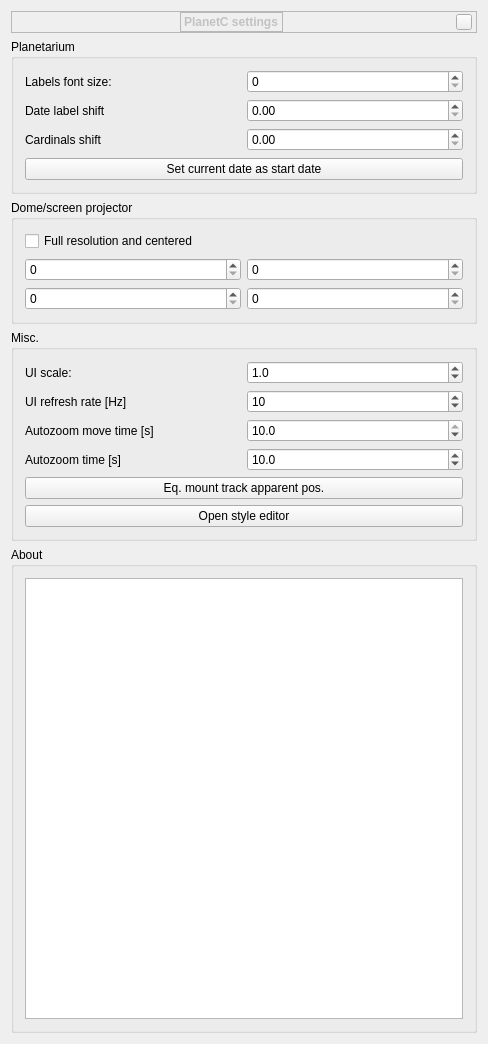
<?xml version="1.0" encoding="UTF-8"?>
<ui version="4.0">
 <class>PlanetC_Settings_Form</class>
 <widget class="QWidget" name="PlanetC_Settings_Form">
  <property name="geometry">
   <rect>
    <x>0</x>
    <y>0</y>
    <width>488</width>
    <height>1044</height>
   </rect>
  </property>
  <property name="windowTitle">
   <string>PlanetC Settings</string>
  </property>
  <layout class="QVBoxLayout" name="verticalLayout">
   <item>
    <widget class="BarFrame" name="TitleBar">
     <property name="font">
      <font/>
     </property>
     <property name="frameShape">
      <enum>QFrame::StyledPanel</enum>
     </property>
     <layout class="QHBoxLayout" name="_2">
      <property name="leftMargin">
       <number>0</number>
      </property>
      <property name="topMargin">
       <number>0</number>
      </property>
      <property name="rightMargin">
       <number>4</number>
      </property>
      <property name="bottomMargin">
       <number>0</number>
      </property>
      <item>
       <spacer name="horizontalSpacer">
        <property name="orientation">
         <enum>Qt::Horizontal</enum>
        </property>
        <property name="sizeHint" stdset="0">
         <size>
          <width>40</width>
          <height>20</height>
         </size>
        </property>
       </spacer>
      </item>
      <item>
       <widget class="QLabel" name="stelWindowTitle">
        <property name="palette">
         <palette>
          <active>
           <colorrole role="WindowText">
            <brush brushstyle="SolidPattern">
             <color alpha="255">
              <red>194</red>
              <green>194</green>
              <blue>195</blue>
             </color>
            </brush>
           </colorrole>
           <colorrole role="Text">
            <brush brushstyle="SolidPattern">
             <color alpha="255">
              <red>194</red>
              <green>194</green>
              <blue>195</blue>
             </color>
            </brush>
           </colorrole>
          </active>
          <inactive>
           <colorrole role="WindowText">
            <brush brushstyle="SolidPattern">
             <color alpha="255">
              <red>194</red>
              <green>194</green>
              <blue>195</blue>
             </color>
            </brush>
           </colorrole>
           <colorrole role="Text">
            <brush brushstyle="SolidPattern">
             <color alpha="255">
              <red>194</red>
              <green>194</green>
              <blue>195</blue>
             </color>
            </brush>
           </colorrole>
          </inactive>
          <disabled>
           <colorrole role="WindowText">
            <brush brushstyle="SolidPattern">
             <color alpha="255">
              <red>194</red>
              <green>194</green>
              <blue>195</blue>
             </color>
            </brush>
           </colorrole>
           <colorrole role="Text">
            <brush brushstyle="SolidPattern">
             <color alpha="255">
              <red>194</red>
              <green>194</green>
              <blue>195</blue>
             </color>
            </brush>
           </colorrole>
          </disabled>
         </palette>
        </property>
        <property name="font">
         <font>
          <weight>75</weight>
          <italic>false</italic>
          <bold>true</bold>
         </font>
        </property>
        <property name="styleSheet">
         <string notr="true"/>
        </property>
        <property name="frameShape">
         <enum>QFrame::StyledPanel</enum>
        </property>
        <property name="lineWidth">
         <number>0</number>
        </property>
        <property name="text">
         <string>PlanetC settings</string>
        </property>
        <property name="indent">
         <number>-1</number>
        </property>
       </widget>
      </item>
      <item>
       <spacer name="horizontalSpacer_3">
        <property name="orientation">
         <enum>Qt::Horizontal</enum>
        </property>
        <property name="sizeHint" stdset="0">
         <size>
          <width>40</width>
          <height>20</height>
         </size>
        </property>
       </spacer>
      </item>
      <item>
       <widget class="QPushButton" name="closeStelWindow">
        <property name="sizePolicy">
         <sizepolicy hsizetype="Fixed" vsizetype="Fixed">
          <horstretch>0</horstretch>
          <verstretch>0</verstretch>
         </sizepolicy>
        </property>
        <property name="minimumSize">
         <size>
          <width>16</width>
          <height>16</height>
         </size>
        </property>
        <property name="maximumSize">
         <size>
          <width>16</width>
          <height>16</height>
         </size>
        </property>
        <property name="focusPolicy">
         <enum>Qt::NoFocus</enum>
        </property>
        <property name="contextMenuPolicy">
         <enum>Qt::DefaultContextMenu</enum>
        </property>
        <property name="text">
         <string/>
        </property>
       </widget>
      </item>
     </layout>
    </widget>
   </item>
   <item>
    <widget class="QGroupBox" name="groupBoxContent_3">
     <property name="title">
      <string>Planetarium</string>
     </property>
     <layout class="QVBoxLayout" name="verticalLayout_4">
      <property name="spacing">
       <number>7</number>
      </property>
      <item>
       <layout class="QGridLayout" name="gridLayout_6">
        <item row="1" column="0">
         <widget class="QLabel" name="label_21">
          <property name="text">
           <string>Date label shift </string>
          </property>
         </widget>
        </item>
        <item row="2" column="1">
         <widget class="QDoubleSpinBox" name="spinCardShift">
          <property name="decimals">
           <number>2</number>
          </property>
          <property name="maximum">
           <double>0.500000000000000</double>
          </property>
          <property name="singleStep">
           <double>0.050000000000000</double>
          </property>
         </widget>
        </item>
        <item row="2" column="0">
         <widget class="QLabel" name="label_22">
          <property name="text">
           <string>Cardinals shift </string>
          </property>
         </widget>
        </item>
        <item row="0" column="1">
         <widget class="QSpinBox" name="spinClockFontSize"/>
        </item>
        <item row="1" column="1">
         <widget class="QDoubleSpinBox" name="spinClockShift">
          <property name="decimals">
           <number>2</number>
          </property>
          <property name="maximum">
           <double>0.500000000000000</double>
          </property>
          <property name="singleStep">
           <double>0.050000000000000</double>
          </property>
         </widget>
        </item>
        <item row="0" column="0">
         <widget class="QLabel" name="label_20">
          <property name="text">
           <string>Labels font size: </string>
          </property>
         </widget>
        </item>
       </layout>
      </item>
      <item>
       <widget class="QPushButton" name="btnSetStartDate">
        <property name="text">
         <string>Set current date as start date</string>
        </property>
       </widget>
      </item>
     </layout>
    </widget>
   </item>
   <item>
    <widget class="QGroupBox" name="groupBoxContent_5">
     <property name="title">
      <string>Dome/screen projector</string>
     </property>
     <layout class="QVBoxLayout" name="verticalLayout_6">
      <property name="spacing">
       <number>7</number>
      </property>
      <item>
       <widget class="QCheckBox" name="chkExtProjFullscreen">
        <property name="toolTip">
         <string>Show stellarium window in full screen</string>
        </property>
        <property name="text">
         <string>Full resolution and centered</string>
        </property>
       </widget>
      </item>
      <item>
       <layout class="QGridLayout" name="gridLayout_7">
        <item row="2" column="0">
         <widget class="QSpinBox" name="spinExtProjW">
          <property name="toolTip">
           <string>Window width</string>
          </property>
          <property name="maximum">
           <number>9999</number>
          </property>
         </widget>
        </item>
        <item row="1" column="1">
         <widget class="QSpinBox" name="spinExtProjY">
          <property name="toolTip">
           <string>Window top position</string>
          </property>
          <property name="maximum">
           <number>9999</number>
          </property>
         </widget>
        </item>
        <item row="2" column="1">
         <widget class="QSpinBox" name="spinExtProjH">
          <property name="toolTip">
           <string>Window height</string>
          </property>
          <property name="maximum">
           <number>9999</number>
          </property>
         </widget>
        </item>
        <item row="1" column="0">
         <widget class="QSpinBox" name="spinExtProjX">
          <property name="toolTip">
           <string>Window left position</string>
          </property>
          <property name="maximum">
           <number>9999</number>
          </property>
         </widget>
        </item>
       </layout>
      </item>
     </layout>
    </widget>
   </item>
   <item>
    <widget class="QGroupBox" name="groupBoxContent_2">
     <property name="title">
      <string>Misc.</string>
     </property>
     <layout class="QVBoxLayout" name="verticalLayout_3">
      <item>
       <layout class="QGridLayout" name="gridLayout_4">
        <item row="0" column="1">
         <widget class="QDoubleSpinBox" name="spinUIScale">
          <property name="decimals">
           <number>1</number>
          </property>
          <property name="minimum">
           <double>0.200000000000000</double>
          </property>
          <property name="maximum">
           <double>3.000000000000000</double>
          </property>
          <property name="singleStep">
           <double>0.100000000000000</double>
          </property>
          <property name="value">
           <double>1.000000000000000</double>
          </property>
         </widget>
        </item>
        <item row="3" column="1">
         <widget class="QDoubleSpinBox" name="spinTimeZoom">
          <property name="decimals">
           <number>1</number>
          </property>
          <property name="minimum">
           <double>0.100000000000000</double>
          </property>
          <property name="maximum">
           <double>100.000000000000000</double>
          </property>
          <property name="singleStep">
           <double>0.100000000000000</double>
          </property>
          <property name="value">
           <double>10.000000000000000</double>
          </property>
         </widget>
        </item>
        <item row="2" column="0">
         <widget class="QLabel" name="label_34">
          <property name="text">
           <string>Autozoom move time [s]</string>
          </property>
         </widget>
        </item>
        <item row="0" column="0">
         <widget class="QLabel" name="label_35">
          <property name="text">
           <string>UI scale: </string>
          </property>
         </widget>
        </item>
        <item row="2" column="1">
         <widget class="QDoubleSpinBox" name="spinTimeMove">
          <property name="decimals">
           <number>1</number>
          </property>
          <property name="minimum">
           <double>0.100000000000000</double>
          </property>
          <property name="maximum">
           <double>10.000000000000000</double>
          </property>
          <property name="singleStep">
           <double>0.100000000000000</double>
          </property>
          <property name="value">
           <double>10.000000000000000</double>
          </property>
         </widget>
        </item>
        <item row="3" column="0">
         <widget class="QLabel" name="label_30">
          <property name="text">
           <string>Autozoom time [s]</string>
          </property>
         </widget>
        </item>
        <item row="1" column="1">
         <widget class="QDoubleSpinBox" name="spinUIRate">
          <property name="decimals">
           <number>0</number>
          </property>
          <property name="minimum">
           <double>1.00000000000000</double>
          </property>
          <property name="maximum">
           <double>30.000000000000000</double>
          </property>
          <property name="singleStep">
           <double>1.00000000000000</double>
          </property>
          <property name="value">
           <double>10.000000000000000</double>
          </property>
         </widget>
        </item>
        <item row="1" column="0">
         <widget class="QLabel" name="label_31">
          <property name="text">
           <string>UI refresh rate [Hz]</string>
          </property>
         </widget>
        </item>
       </layout>
      </item>
      <item>
       <widget class="QPushButton" name="btnEqMountTrackAppPos">
        <property name="text">
         <string>Eq. mount track apparent pos.</string>
        </property>
        <property name="checkable">
         <bool>true</bool>
        </property>
       </widget>
      </item>
      <item>
       <widget class="QPushButton" name="btnOpenStyleEditor">
        <property name="text">
         <string>Open style editor</string>
        </property>
       </widget>
      </item>
     </layout>
    </widget>
   </item>
   <item>
    <widget class="QGroupBox" name="groupBoxContent_4">
     <property name="title">
      <string>About</string>
     </property>
     <layout class="QVBoxLayout" name="verticalLayout_5">
      <property name="spacing">
       <number>7</number>
      </property>
      <item>
       <widget class="QTextBrowser" name="textAbout">
        <property name="sizePolicy">
         <sizepolicy hsizetype="MinimumExpanding" vsizetype="Expanding">
          <horstretch>0</horstretch>
          <verstretch>0</verstretch>
         </sizepolicy>
        </property>
        <property name="minimumSize">
         <size>
          <width>350</width>
          <height>0</height>
         </size>
        </property>
        <property name="openExternalLinks">
         <bool>true</bool>
        </property>
       </widget>
      </item>
     </layout>
    </widget>
   </item>
  </layout>
 </widget>
 <layoutdefault spacing="6" margin="11"/>
 <customwidgets>
  <customwidget>
   <class>BarFrame</class>
   <extends>QFrame</extends>
   <header>Dialog.hpp</header>
   <container>1</container>
  </customwidget>
 </customwidgets>
 <tabstops>
  <tabstop>spinClockFontSize</tabstop>
  <tabstop>spinClockShift</tabstop>
  <tabstop>spinCardShift</tabstop>
  <tabstop>btnSetStartDate</tabstop>
  <tabstop>chkExtProjFullscreen</tabstop>
  <tabstop>spinExtProjX</tabstop>
  <tabstop>spinExtProjY</tabstop>
  <tabstop>spinExtProjW</tabstop>
  <tabstop>spinExtProjH</tabstop>
  <tabstop>spinUIScale</tabstop>
  <tabstop>spinTimeMove</tabstop>
  <tabstop>spinTimeZoom</tabstop>
  <tabstop>btnEqMountTrackAppPos</tabstop>
  <tabstop>btnOpenStyleEditor</tabstop>
  <tabstop>textAbout</tabstop>
 </tabstops>
 <resources/>
 <connections/>
</ui>
